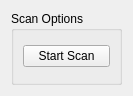
<?xml version="1.0" encoding="UTF-8"?>
<ui version="4.0">
 <class>Scan</class>
 <widget class="QWidget" name="Scan">
  <property name="geometry">
   <rect>
    <x>0</x>
    <y>0</y>
    <width>133</width>
    <height>96</height>
   </rect>
  </property>
  <property name="sizePolicy">
   <sizepolicy hsizetype="Minimum" vsizetype="Minimum">
    <horstretch>0</horstretch>
    <verstretch>0</verstretch>
   </sizepolicy>
  </property>
  <property name="windowTitle">
   <string>Form</string>
  </property>
  <layout class="QVBoxLayout" name="verticalLayout">
   <item>
    <widget class="QGroupBox" name="groupBox">
     <property name="title">
      <string>Scan Options</string>
     </property>
     <property name="flat">
      <bool>false</bool>
     </property>
     <layout class="QGridLayout" name="gridLayout">
      <item row="0" column="0">
       <widget class="QPushButton" name="startScan">
        <property name="text">
         <string>Start Scan</string>
        </property>
       </widget>
      </item>
     </layout>
    </widget>
   </item>
  </layout>
 </widget>
 <resources/>
 <connections/>
</ui>
